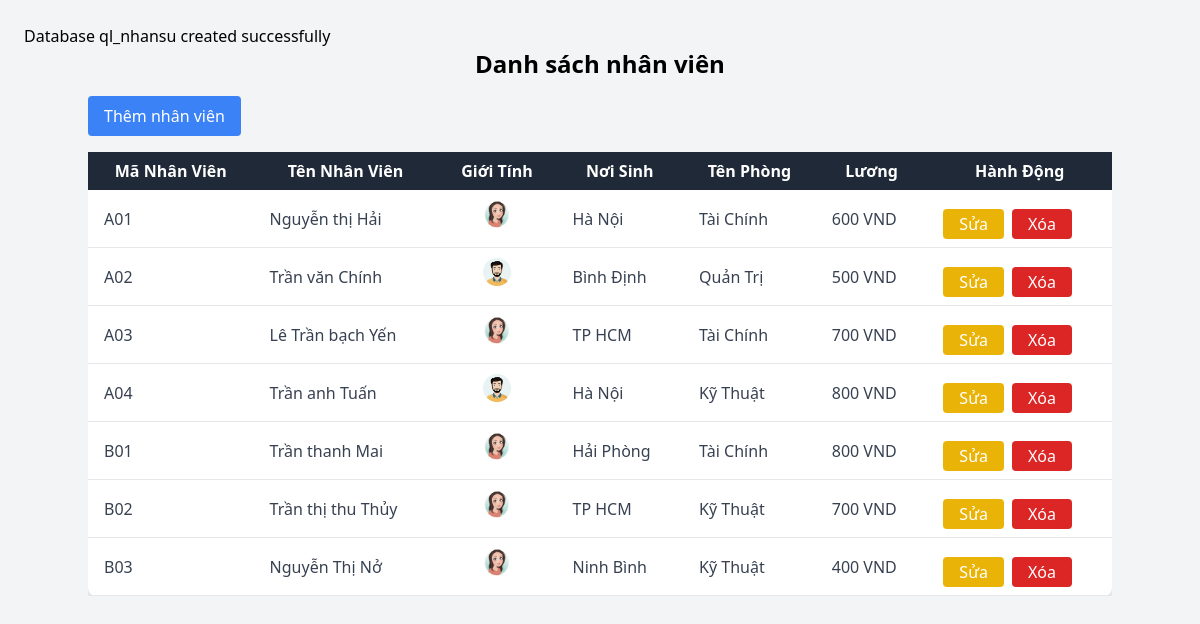
The app's page /views/index.php (signed in) with its own data.
### tables this page shows
CREATE TABLE NHANVIEN (
    Ma_NV VARCHAR(3) NOT NULL PRIMARY KEY,
    Ten_NV VARCHAR(100) NOT NULL,
    Phai VARCHAR(3),
    Noi_Sinh VARCHAR(200),
    Ma_Phong VARCHAR(2),
    Luong INT,
    FOREIGN KEY (Ma_Phong) REFERENCES PHONGBAN(Ma_Phong)
);

CREATE TABLE PHONGBAN (
    Ma_Phong VARCHAR(2) NOT NULL PRIMARY KEY,
    Ten_Phong VARCHAR(30) NOT NULL
);

### controllers/EmployeeController.php (called while the page is built, shortened)
<?php
require_once "../config/db.php";
require_once "../models/Employee.php";
class NhanVienController
{
    private $model;
    public function __construct($db)
    {
        $this->model = new NhanVienModel($db);
    }
    public function index()
    {
        return $this->model->getAllNhanVien();
    }
}
$conn = new mysqli("localhost", "root", "", "ql_nhansu");
$conn->set_charset("utf8");
$controller = new NhanVienController($conn);
$nhanviens = $controller->index();

### models/Employee.php (called while the page is built, shortened)
<?php
class NhanVienModel
{
    private $conn;
    public function __construct($db)
    {
        $this->conn = $db;
    }
    public function getAllNhanVien()
    {
        $query = "
            SELECT NV.Ma_NV, NV.Ten_NV, NV.Phai, NV.Noi_Sinh, PB.Ten_Phong, NV.Luong
            FROM NHANVIEN NV
            LEFT JOIN PHONGBAN PB ON NV.Ma_Phong = PB.Ma_Phong
        ";
        $result = $this->conn->query($query);
        return $result->fetch_all(MYSQLI_ASSOC);
    }
}

### views/index.php (the view, shortened to what this page needs)
<?php
require_once "../controllers/EmployeeController.php";
?>
<!DOCTYPE html>
<html lang="vi">
<head>
    <script src="https://cdn.tailwindcss.com"></script>
</head>
<body class="bg-gray-100 p-6">
    <div class="container mx-auto">
        <h2 class="text-2xl font-bold mb-4 text-center">Danh sách nhân viên</h2>
        <a href="add.php" class="bg-blue-500 text-white px-4 py-2 rounded mb-4 inline-block">Thêm nhân viên</a>
        <div class="overflow-x-auto">
            <table class="min-w-full bg-white shadow-md rounded-lg">
                <thead class="bg-gray-800 text-white">
                    <tr>
                        <th class="py-2 px-4">Mã Nhân Viên</th>
                        <th class="py-2 px-4">Tên Nhân Viên</th>
                        <th class="py-2 px-4">Giới Tính</th>
                        <th class="py-2 px-4">Nơi Sinh</th>
                        <th class="py-2 px-4">Tên Phòng</th>
                        <th class="py-2 px-4">Lương</th>
                        <th class="py-2 px-4">Hành Động</th>
                    </tr>
                </thead>
                <tbody class="text-gray-700">
                    <?php foreach ($nhanviens as $nv): ?>
                    <tr class="border-b hover:bg-gray-200">
                        <td class="py-2 px-4"><?php echo htmlspecialchars($nv['Ma_NV']); ?></td>
                        <td class="py-2 px-4"><?php echo htmlspecialchars($nv['Ten_NV']); ?></td>
                        <td class="py-2 px-4 flex justify-center">
                            <img src="../public/<?php echo ($nv['Phai'] === 'NU') ? 'woman.jpg' : 'man.jpg'; ?>"
                                alt="<?php echo ($nv['Phai'] === 'NU') ? 'Nữ' : 'Nam'; ?>" class="w-8 h-8 rounded-full">
                        </td>
                        <td class="py-2 px-4"><?php echo htmlspecialchars($nv['Noi_Sinh']); ?></td>
                        <td class="py-2 px-4"><?php echo htmlspecialchars($nv['Ten_Phong']); ?></td>
                        <td class="py-2 px-4"><?php echo number_format($nv['Luong'], 0, ',', '.'); ?> VND</td>
                        <td class="py-2 px-4 flex gap-2">
                            <a href="edit.php?Ma_NV=<?php echo $nv['Ma_NV']; ?>"
                                class="px-4 py-1 bg-yellow-500 text-white rounded hover:bg-yellow-600 transition">
                                Sửa
                            </a>
                            <a href="delete.php?Ma_NV=<?php echo $nv['Ma_NV']; ?>"
                                class="px-4 py-1 bg-red-600 text-white rounded hover:bg-red-700 transition"
                                onclick="return confirm('Bạn có chắc muốn xóa?')">
                                Xóa
                            </a>
                        </td>
                    </tr>
                    <?php endforeach; ?>
                </tbody>
            </table>
        </div>
    </div>
</body>
</html>

### config/db.php (shortened to what this page needs)
<?php
$conn = new mysqli("localhost", "root", "");
$conn->set_charset("utf8");
$db_name = "ql_nhansu";
$result = $conn->query("SHOW DATABASES LIKE '$db_name'");
if ($result->num_rows == 0) {
    $create_db = "CREATE DATABASE $db_name CHARACTER SET utf8 COLLATE utf8_general_ci";
    if ($conn->query($create_db) === TRUE)   {
        echo "Database $db_name created successfully<br>";
    } else {
        die("Error creating database: " . $conn->error);
    }
}

### records on screen
nhanvien: Ma_NV "A01", Ten_NV "Nguyễn thị Hải", Noi_Sinh "Hà Nội", Ma_Phong.Ten_Phong "Tài Chính", Luong "600"
nhanvien: Ma_NV "A02", Ten_NV "Trần văn Chính", Noi_Sinh "Bình Định", Ma_Phong.Ten_Phong "Quản Trị", Luong "500"
nhanvien: Ma_NV "A03", Ten_NV "Lê Trần bạch Yến", Noi_Sinh "TP HCM", Ma_Phong.Ten_Phong "Tài Chính", Luong "700"
nhanvien: Ma_NV "A04", Ten_NV "Trần anh Tuấn", Noi_Sinh "Hà Nội", Ma_Phong.Ten_Phong "Kỹ Thuật", Luong "800"
nhanvien: Ma_NV "B01", Ten_NV "Trần thanh Mai", Noi_Sinh "Hải Phòng", Ma_Phong.Ten_Phong "Tài Chính", Luong "800"
nhanvien: Ma_NV "B02", Ten_NV "Trần thị thu Thủy", Noi_Sinh "TP HCM", Ma_Phong.Ten_Phong "Kỹ Thuật", Luong "700"
nhanvien: Ma_NV "B03", Ten_NV "Nguyễn Thị Nở", Noi_Sinh "Ninh Bình", Ma_Phong.Ten_Phong "Kỹ Thuật", Luong "400"

### other values on screen
$db_name "ql_nhansu"
